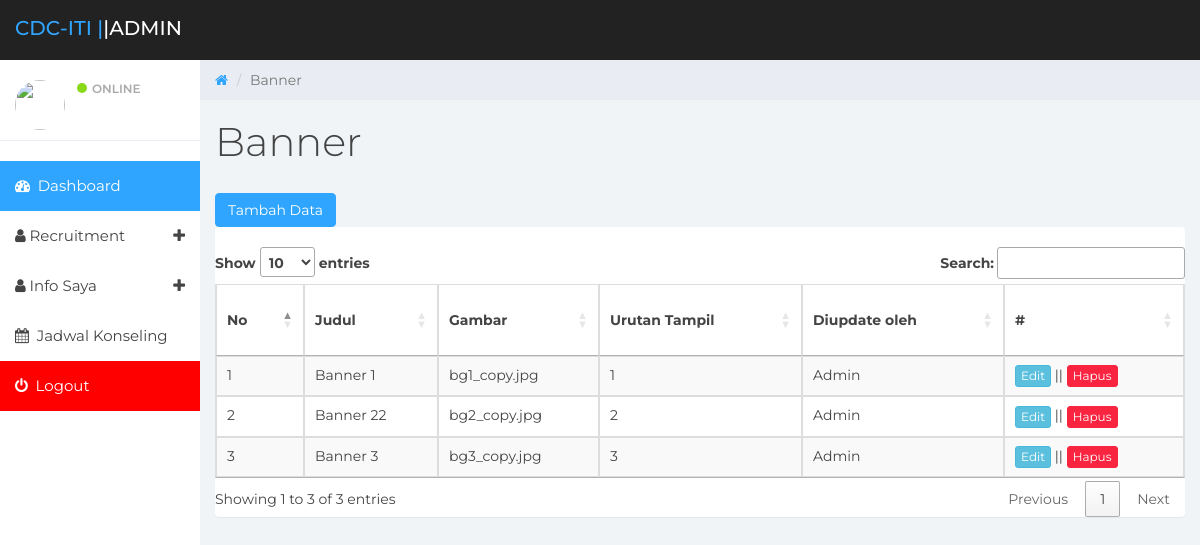
/admin/banner.php, run on the app's committed database.
### tables this page shows
CREATE TABLE IF NOT EXISTS `banner` (
  `id_banner` int(3) NOT NULL AUTO_INCREMENT,
  `judul` varchar(50) NOT NULL,
  `gambar` text NOT NULL,
  `tanggal` varchar(20) NOT NULL,
  `id_user` int(3) NOT NULL,
  PRIMARY KEY (`id_banner`)
);

CREATE TABLE IF NOT EXISTS `user` (
  `id_user` int(10) NOT NULL AUTO_INCREMENT,
  `nik` int(15) NOT NULL,
  `nama` varchar(100) NOT NULL,
  `tempat_lahir` varchar(20) NOT NULL,
  `tgl_lahir` varchar(20) NOT NULL,
  `alamat` varchar(300) NOT NULL,
  `telepon` int(15) NOT NULL,
  `email` varchar(50) NOT NULL,
  `foto` varchar(50) NOT NULL,
  `level_pendidikan` varchar(20) NOT NULL,
  `pendidikan` varchar(100) NOT NULL,
  `username` varchar(50) NOT NULL,
  `password` varchar(100) NOT NULL,
  `status` varchar(50) NOT NULL,
  `kapasitas` int(2) NOT NULL,
  `jenis` varchar(50) NOT NULL,
  `deskripsi` text NOT NULL,
  `website` varchar(100) NOT NULL,
  PRIMARY KEY (`id_user`)
);

### admin/banner.php (the view, shortened to what this page needs)
<?php
		switch ($_GET['mode']) {
			default:
				lihat();
				break;
		}
function lihat(){
include 'header.php';
?>
<link rel="stylesheet" type="text/css" href="//cdn.datatables.net/1.10.15/css/jquery.dataTables.min.css">
	<div class="col-sm-9 col-sm-offset-3 col-lg-10 col-lg-offset-2 main">
		<div class="row">
			<ol class="breadcrumb">
				<li><a href="#">
					<em class="fa fa-home"></em>
				</a></li>
				<li class="active">Banner</li>
			</ol>
		</div>
		<div class="row">
			<div class="col-lg-12">
				<h1 class="page-header">Banner</h1>
				<a href="?mode=form&id="><button class="btn btn-primary">Tambah Data</button></a>
			</div>
		</div>
		<div class="panel panel-container">
			<table class="table table-striped table-bordered data">
			<thead>
				<tr>
					<th>No</th>
					<th>Judul</th>
					<th>Gambar</th>
					<th>Urutan Tampil</th>
					<th>Diupdate oleh</th>
					<th>#</th>
				</tr>
			</thead>
			<tbody>
			<?php
				$sql="SELECT * FROM banner a inner join user b on a.id_user=b.id_user" ;
				$res=mysql_query($sql);
				$no=1;
				while($arr=mysql_fetch_array($res)){
			?>
				<tr>
					<td><?=$no?></td>
					<td><?=$arr['judul']?></td>
					<td><?=$arr['gambar']?></td>
					<td><?=$arr['tanggal']?></td>
					<td><?=$arr['nama']?></td>
					<td><a href="?mode=form&jenis=pelamar&id=<?=$arr['id_banner']?>&t=<?=md5('term')?>" class="btn btn-xs btn-info">Edit</a> || <a href="modul/hapus.php?mode=hapus_banner&id=<?=$arr['id_banner']?>" onclick="return confirm('Anda Yakin Ingin Menghapus Data Ini?')" class="btn btn-xs btn-danger">Hapus</a></td>
				</tr>
			<?php $no++; } ?>
			</tbody>
		</table>
			</div>
<?php
include 'footer.php';
}
?>

### admin/css/styles.css (style rules this page uses)
body { background: #f1f4f7; padding-top: 60px; font-size: 14px; color: #444444; font-family: "Montserrat", "Helvetica Neue", Helvetica, Arial, sans-serif; }
a, a:hover, a:focus { color: #30a5ff; }
h1, h2, h3, h4, h5, h6 { color: #444444; }
h1 { font-weight: 300; font-size: 40px; }
.btn-primary, .btn-primary:hover, .btn-primary:focus, .btn-primary:active, .btn-primary.active, .open > .dropdown-toggle.btn-primary, .btn-primary.disabled, .btn-primary[disabled], fieldset[disabled] .btn-primary, .btn-primary.disabled:hover, .btn-primary[disabled]:hover, fieldset[disabled] .btn-primary:hover, .btn-primary.disabled:focus, .btn-primary[disabled]:focus, fieldset[disabled] .btn-primary:focus, .btn-primary.disabled:active, .btn-primary[disabled]:active, fieldset[disabled] .btn-primary:active, .btn-primary.disabled.active, .btn-primary[disabled].active, fieldset[disabled] .btn-primary.active { background-color: #30a5ff; border-color: #30a5ff; }
.btn-danger, .btn-danger:hover, .btn-danger:focus, .btn-danger:active, .btn-danger.active, .open > .dropdown-toggle.btn-danger, .btn-danger.disabled, .btn-danger[disabled], fieldset[disabled] .btn-danger, .btn-danger.disabled:hover, .btn-danger[disabled]:hover, fieldset[disabled] .btn-danger:hover, .btn-danger.disabled:focus, .btn-danger[disabled]:focus, fieldset[disabled] .btn-danger:focus, .btn-danger.disabled:active, .btn-danger[disabled]:active, fieldset[disabled] .btn-danger:active, .btn-danger.disabled.active, .btn-danger[disabled].active, fieldset[disabled] .btn-danger.active { background-color: #f9243f; border-color: #f9243f; }
.panel { border: 0; }
.panel-container { padding-top: 20px; }
.breadcrumb { border-radius: 0; padding: 10px 15px 10px 15px; background: #e9ecf2; margin: 0; }
h1.page-header { margin-top: 20px; border-bottom: 0; }
.table { background: #fff; }
.table > thead > tr > th { border-bottom: 1px solid #e6e7e8; vertical-align: middle; height: 50px; }

### data on the page
banner: judul "Banner 1", gambar "bg1_copy.jpg", tanggal "1", id_user.nama "Admin"
banner: judul "Banner 22", gambar "bg2_copy.jpg", tanggal "2", id_user.nama "Admin"
banner: judul "Banner 3", gambar "bg3_copy.jpg", tanggal "3", id_user.nama "Admin"
